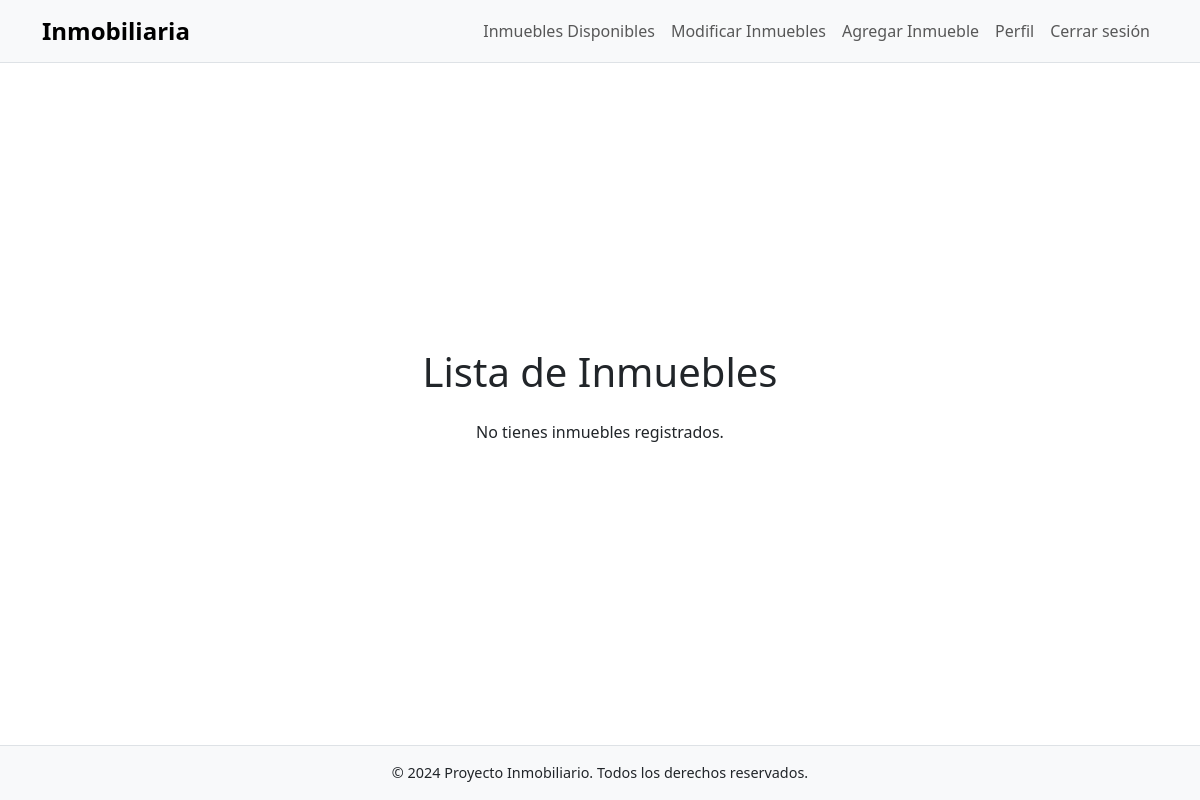
Before: /inmuebles/ (signed in) with the older database file.
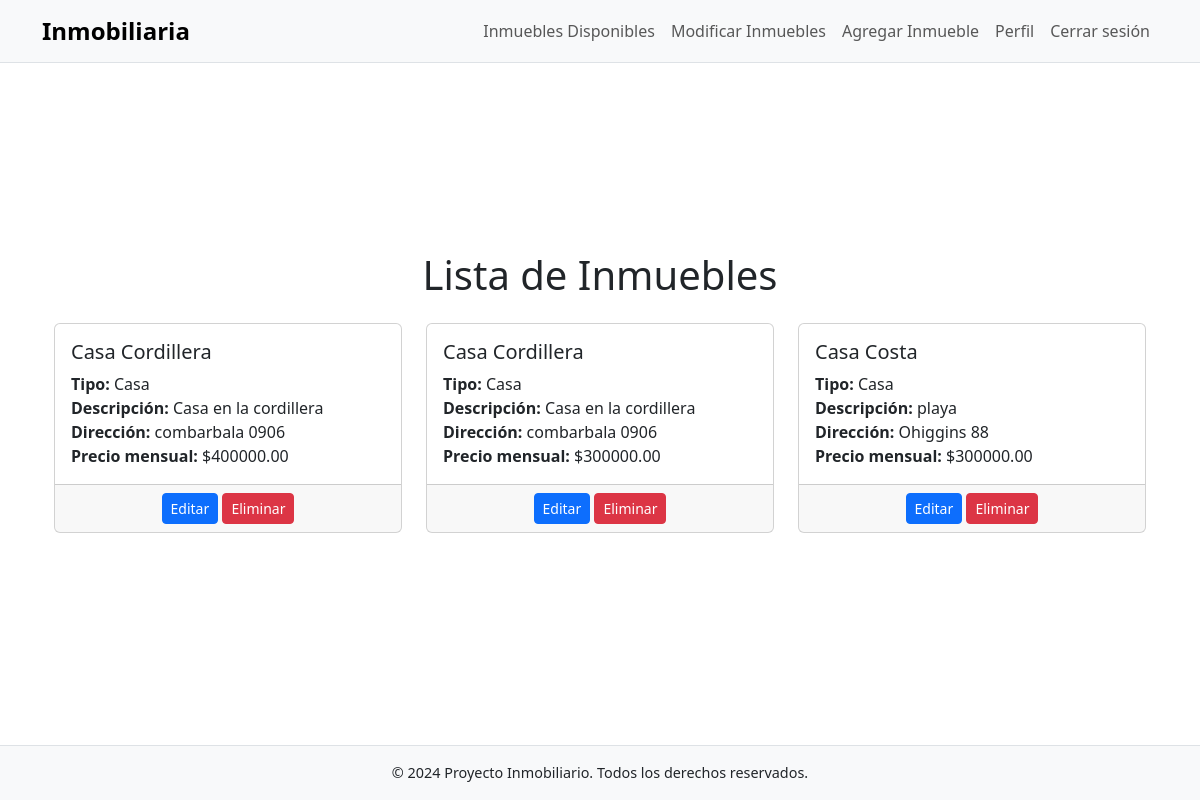
After: the same page with the newer database file.
### gestion_inmuebles/models.py (models this page shows, shortened)
class Inmueble(models.Model):
    TIPO_INMUEBLE_CHOICES = [
        ('casa', 'Casa'),
        ('departamento', 'Departamento'),
        ('oficina', 'Oficina'),
        ('local_comercial', 'Local Comercial'),
        ('terreno', 'Terreno'),
    ]
    nombre = models.CharField(max_length=200)
    descripcion = models.TextField(null=True, blank=True)
    m2_construidos = models.DecimalField(max_digits=5, decimal_places=2)
    m2_totales = models.DecimalField(max_digits=5, decimal_places=2)
    estacionamientos = models.IntegerField(default=0)
    habitaciones = models.IntegerField(default=1)
    banos = models.IntegerField(default=1)
    direccion = models.CharField(max_length=200)
    comuna = models.ForeignKey(Comuna, on_delete=models.CASCADE, related_name='inmuebles')
    tipo_inmueble = models.CharField(max_length=50, choices=TIPO_INMUEBLE_CHOICES, default='casa')
    precio_mensual = models.DecimalField(max_digits=10, decimal_places=2, default=0.00)
    arrendador = models.ForeignKey(Arrendador, on_delete=models.CASCADE, null=True, blank=True, related_name='inmuebles')
    class Meta:
        permissions = [
            ("can_view_inmueble", "Puede ver inmueble"),
            ("can_edit_inmueble", "Puede editar inmueble"),
            ("can_delete_inmueble", "Puede eliminar inmueble"),
        ]

### gestion_inmuebles/views.py (the view)
# urls.py: path('inmuebles/', views.lista_inmuebles, name='lista_inmuebles'),
@login_required
def lista_inmuebles(request):
    inmuebles = Inmueble.objects.filter(arrendador=request.user.arrendador)
    return render(request, 'lista_inmuebles.html', {'inmuebles': inmuebles})

### gestion_inmuebles/templates/lista_inmuebles.html
{% extends 'base.html' %}
{% block content %}
<div class="container my-5">
    <h1 class="text-center mb-4">Lista de Inmuebles</h1>
    <div class="row">
        {% for inmueble in inmuebles %}
        <div class="col-md-4 mb-4">
            <div class="card h-100">
                <div class="card-body">
                    <h5 class="card-title">{{ inmueble.nombre }}</h5>
                    <p class="card-text">
                        <strong>Tipo:</strong> {{ inmueble.get_tipo_inmueble_display }}<br>
                        <strong>Descripción:</strong> {{ inmueble.descripcion|default:"Sin descripción" }}<br>
                        <strong>Dirección:</strong> {{ inmueble.direccion }}<br>
                        <strong>Precio mensual:</strong> ${{ inmueble.precio_mensual }}
                    </p>
                </div>
                <div class="card-footer text-center">
                    <a href="{% url 'editar_inmueble' inmueble.pk %}" class="btn btn-primary btn-sm">Editar</a>
                    <a href="{% url 'eliminar_inmueble' inmueble.pk %}" class="btn btn-danger btn-sm">Eliminar</a>
                </div>
            </div>
        </div>
        {% empty %}
        <p class="text-center">No tienes inmuebles registrados.</p>
        {% endfor %}
    </div>
</div>
{% endblock %}

### gestion_inmuebles/templates/base.html (shortened to what this page needs)
{% load static %}
<!DOCTYPE html>
<html lang="es">
<head>
    <link href="https://cdn.jsdelivr.net/npm/bootstrap@5.3.3/dist/css/bootstrap.min.css" rel="stylesheet">
</head>
<body>
    <nav class="navbar navbar-expand-lg navbar-light bg-light border-bottom">
        <div class="container">
            <a class="navbar-brand" href="{% url 'home' %}">Inmobiliaria</a>
            <div class="collapse navbar-collapse" id="navbarNav">
                <ul class="navbar-nav ms-auto">
                    {% if user.is_authenticated %}
                    <li class="nav-item">
                        <a href="{% url 'lista_disponibles' %}" class="nav-link">Inmuebles Disponibles</a>
                    </li>
                    <li class="nav-item">
                        <form method="POST" action="{% url 'lista_inmuebles' %}">
                            <button type="submit" class="btn btn-link nav-link">Modificar Inmuebles</button>
                        </form>
                    </li>
                    <li class="nav-item">
                        <form method="POST" action="{% url 'agregar_inmueble' %}">
                            <button type="submit" class="btn btn-link nav-link">Agregar Inmueble</button>
                        </form>
                    </li>
                    <li class="nav-item">
                        <form method="POST" action="{% url 'perfil' %}">
                            <button type="submit" class="btn btn-link nav-link">Perfil</button>
                        </form>
                    </li>
                    <li class="nav-item">
                        <form method="POST" action="{% url 'logout' %}">
                            <button type="submit" class="btn btn-link nav-link">Cerrar sesión</button>
                        </form>
                    </li>
                    {% endif %}
                </ul>
            </div>
        </div>
    </nav>
    <main class="container py-5">
        {% block content %}{% endblock %}
    </main>
    <footer class="bg-light py-3 border-top">
        <div class="container">
            <p class="mb-0">&copy; 2024 Proyecto Inmobiliario. Todos los derechos reservados.</p>
        </div>
    </footer>
</body>
</html>

### gestion_inmuebles/templates/base.html (style rules this page uses)
body { display: flex; flex-direction: column; min-height: 100vh; }
main { flex: 1; display: flex; align-items: center; justify-content: center; }
footer { text-align: center; font-size: 0.9rem; }
.navbar-brand { font-weight: bold; font-size: 1.5rem; }
.nav-link, a.nav-link { font-weight: 500; }

Changed rows visible on the page:
added Inmueble: nombre "Casa Cordillera", tipo_inmueble "Casa", descripcion "Casa en la cordillera", direccion "combarbala 0906", precio_mensual "400000.00"
added Inmueble: nombre "Casa Cordillera", tipo_inmueble "Casa", descripcion "Casa en la cordillera", direccion "combarbala 0906", precio_mensual "300000.00"
added Inmueble: nombre "Casa Costa", tipo_inmueble "Casa", descripcion "playa", direccion "Ohiggins 88", precio_mensual "300000.00"
Other visible differences:
text no longer shown: "No tienes inmuebles registrados."
